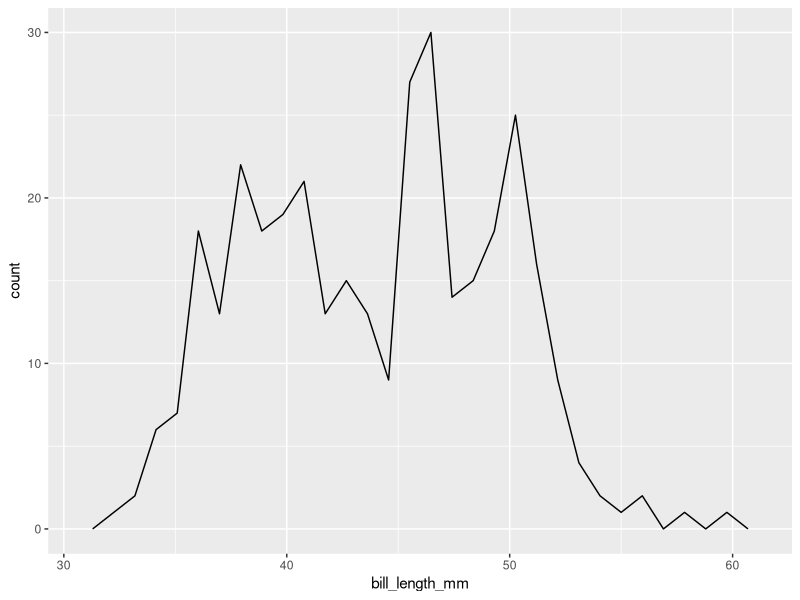
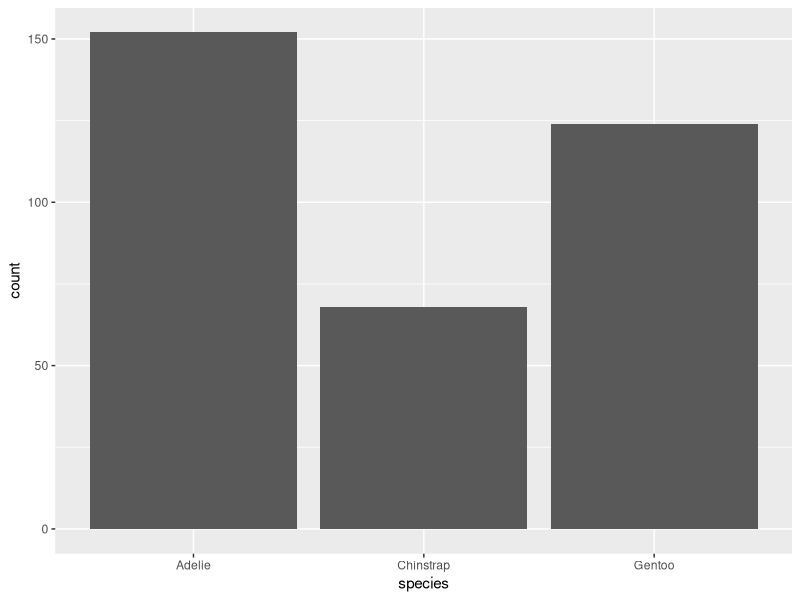
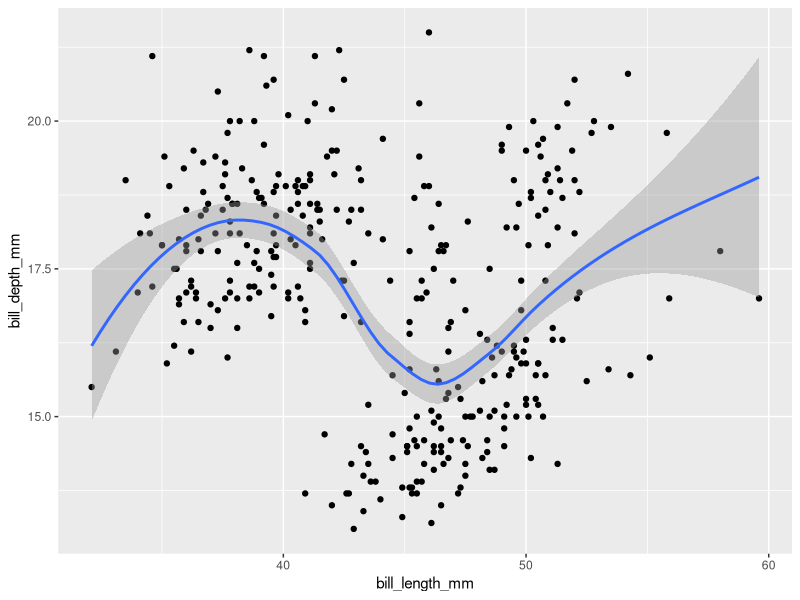
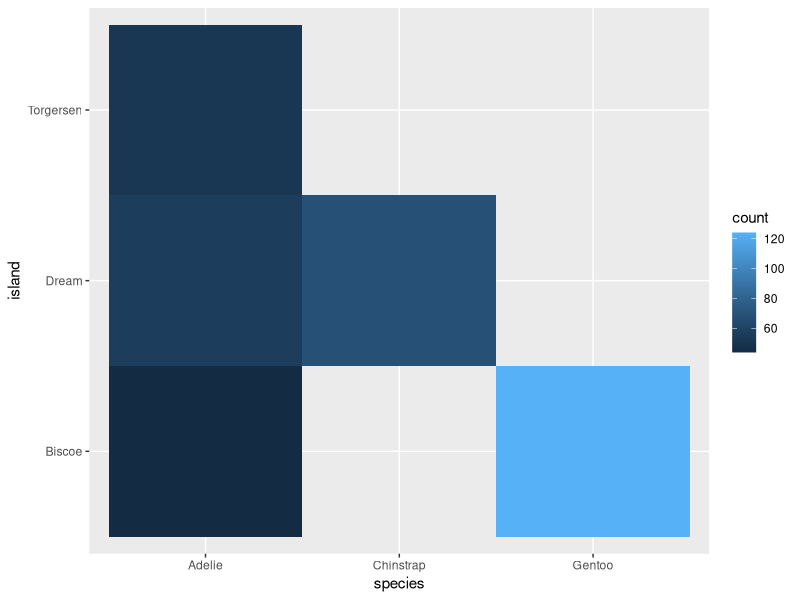
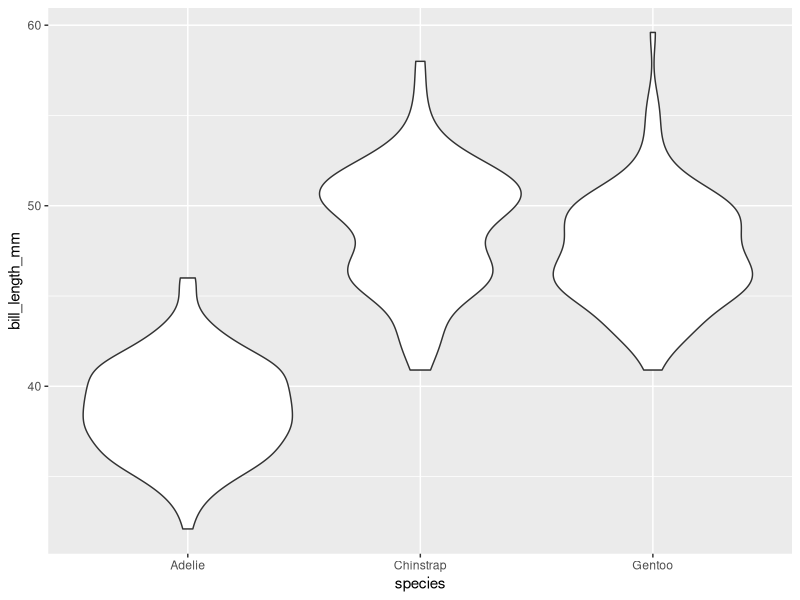
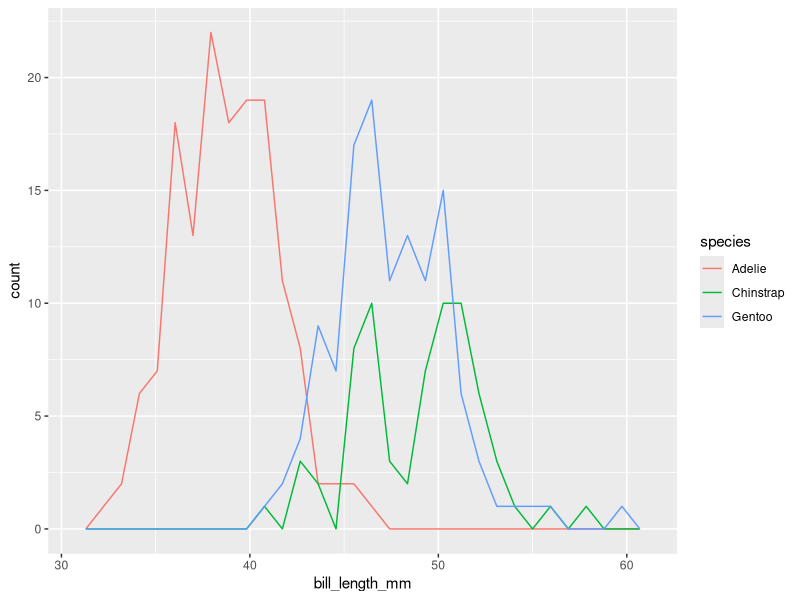
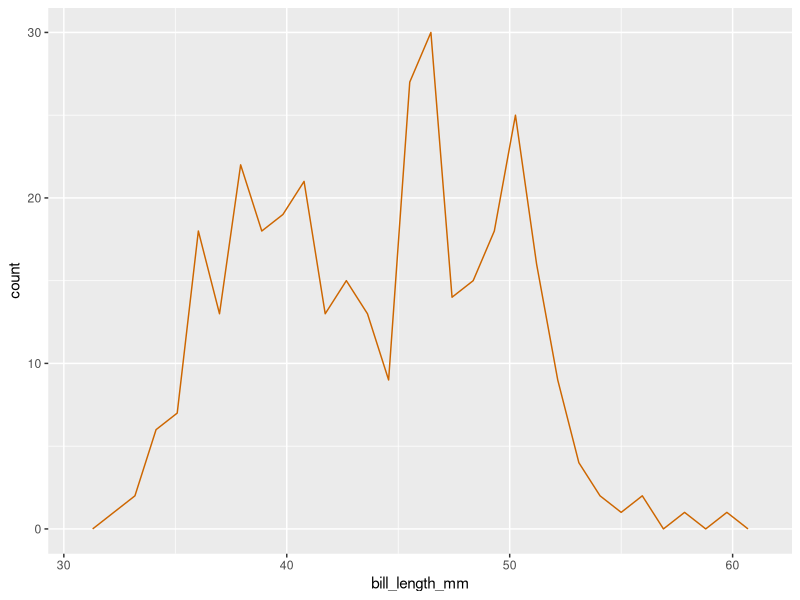
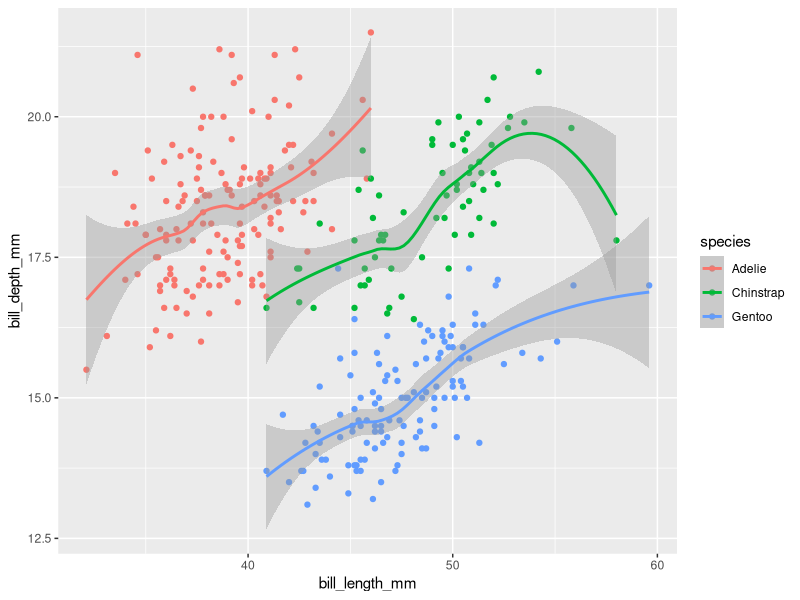

Generate these figures, in order, with R:
## ---- chunk 1
knitr::opts_chunk$set(echo = TRUE)
## ---- chunk 2
## install.packages("palmerpenguins")
library(palmerpenguins)
library(tidyverse)
penguins

## single quantitative frequency plot
ggplot(data = penguins, aes(x = bill_length_mm)) +
  geom_freqpoly() 
## single categorical barplot
ggplot(data = penguins, aes(x = species)) +
  geom_bar()
## two quant scatterplot
ggplot(data = penguins, aes(x = bill_length_mm, y = bill_depth_mm)) +
  geom_point() +
  geom_smooth()
## two cat heatmap
ggplot(data = penguins, aes(x = species, y = island)) +
  geom_bin_2d()
## ---- chunk 3
## 1
ggplot(data = penguins, aes(x = species, y = bill_length_mm)) +
  geom_violin()

## 2
ggplot(data = penguins, aes(x = bill_length_mm)) +
  geom_freqpoly(aes(colour = species)) 

ggplot(data = penguins, aes(x = bill_length_mm)) +
  geom_freqpoly(colour = "darkorange3") 

## 3
ggplot(data = penguins, aes(x = bill_length_mm,
                            y = bill_depth_mm,
                            colour = species)) +
  geom_point() +
  geom_smooth()

## 4

ggplot(data = penguins, aes(x = bill_length_mm,
                            y = bill_depth_mm)) +
  geom_point(aes(colour = species)) +
  geom_smooth()

## ---- chunk 4
ggplot(data = penguins, aes(x = bill_length_mm)) +
  geom_histogram(colour = "black", fill = "white") +
  facet_wrap(~ species, ncol = 1)

penguins <- penguins %>% mutate(random_var = sample(c("A", "B", "C", "D", "E", "F", "G"),
       size = nrow(penguins),
       replace = TRUE))
ggplot(data =penguins, aes(x = bill_length_mm, y = bill_depth_mm, colour = random_var)) +
  geom_point() 

ggplot(data =penguins, aes(x = bill_length_mm, y = bill_depth_mm)) +
  geom_point() +
  facet_wrap(~random_var)

ggplot(data = penguins, aes(x = bill_length_mm, y = bill_depth_mm)) +
  geom_point() +
  geom_smooth() +
  facet_wrap(~ species)
## ---- chunk 5

ggplot(data = penguins, aes(x = species)) +
  geom_bar(stat = "count") ## don't need stat = "count" because it's the default.

penguins_count <- penguins %>% group_by(species) %>%
  summarise(ncount = n())

ggplot(data = penguins_count, aes(x = species)) +
  geom_bar(stat = "count")



ggplot(data = penguins, aes(x = species, fill = sex)) +
  geom_bar(position = "stack") + ## don't need "stacked" because it's default
  scale_fill_viridis_d()

penguins_nomiss <-penguins %>% filter(!is.na(sex))

ggplot(data = penguins_nomiss, aes(x = species, fill = sex)) +
  geom_bar(position = "dodge") + ## don't need "stacked" because it's default
  scale_fill_viridis_d()

ggplot(data = penguins, aes(x = bill_length_mm,
                            y = bill_depth_mm)) +
  geom_point(stat = "identity", position = "identity") +
  facet_null() +
  coord_cartesian()

ggplot(data = penguins, aes(x = species)) +
  geom_bar() +
  coord_polar()
ggplot(data = penguins, aes(x = species)) + 
  geom_bar() +
  coord_flip()
ggplot(data = penguins, aes(x = bill_length_mm, y = bill_depth_mm,
                            colour = species)) +
  geom_point() +
  geom_smooth()
## ---- chunk 6
library(tidyverse)
category <- rep(c("Group 1", "Group 2", "Group 3", "Group 4", "Group 5"), 7)
time <- rep(c(2000, 2001, 2002, 2003, 2004, 2005, 2006), each = 5) 
response <- rpois(length(category), 30)
df <- tibble(category, time, response)
ggplot(data = df, aes(x = time, y = response)) +
  geom_col(aes(fill = category)) +
  labs(y = "count") +
  scale_fill_viridis_d()

ggplot(data = df, aes(x = time, y = response)) +
  geom_line(aes(colour = category)) +
  scale_colour_viridis_d()
## ---- chunk 7
ggplot(data = penguins, aes(x = bill_length_mm, y = bill_depth_mm,
                            colour = species)) +
  geom_point() +
  geom_smooth() +
  theme(plot.background = element_rect(fill = "yellow"),
        axis.ticks.length=unit(1.1, "cm"),
        panel.grid = element_line(colour = "brown", size = 1.5),
        aspect.ratio = 5,
        legend.position = c(0, 0),
        legend.direction = "horizontal",
        legend.key = element_rect(fill = "darkorange3", colour = "blue")) +
  scale_colour_manual(values = c("yellow", "green", "purple"))
